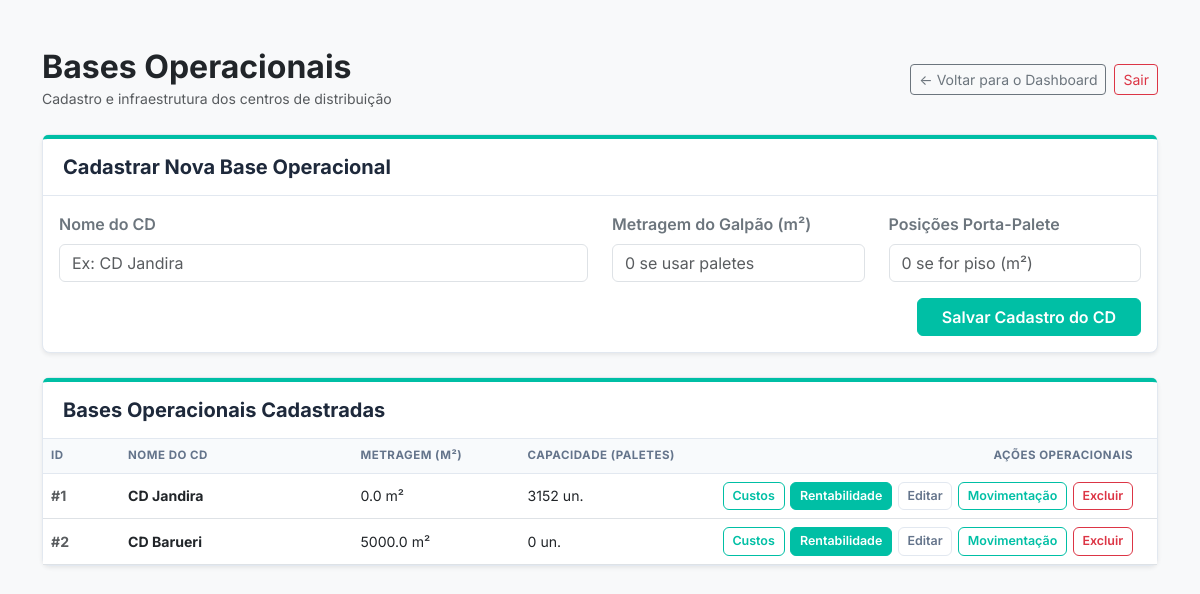
The page /cadastro (signed in) on the database as committed earlier.
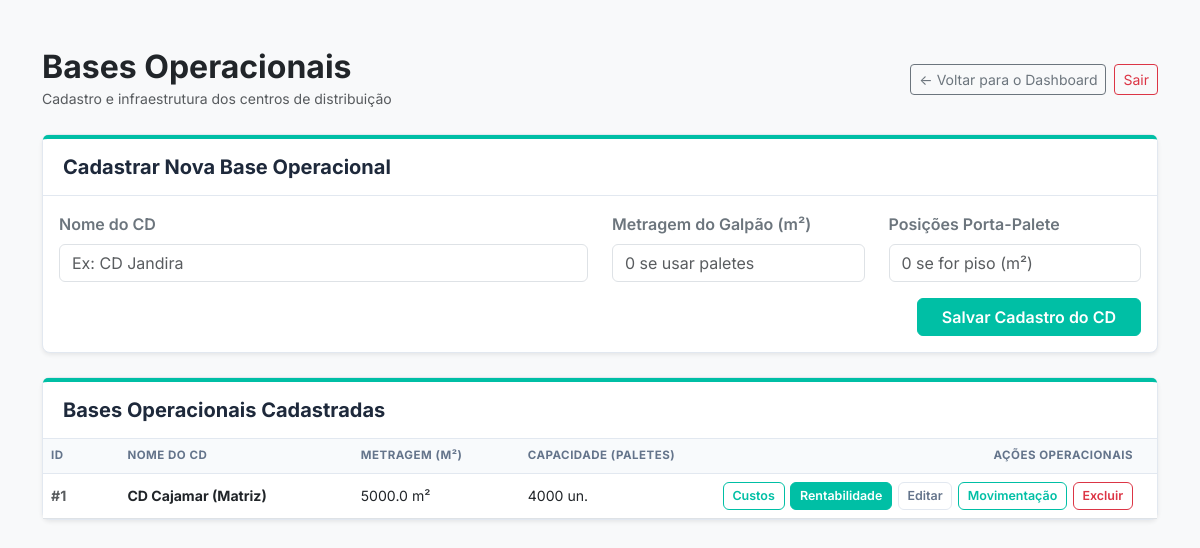
The same page on the database as committed later.
### app.py (models this page shows)
class CentroDistribuicao(db.Model):
    id = db.Column(db.Integer, primary_key=True)
    nome = db.Column(db.String(100), nullable=False)
    metragem = db.Column(db.Float, nullable=False)
    capacidade_paletes = db.Column(db.Integer, nullable=False)

### app.py (the view, shortened to what this page needs)
@app.route('/cadastro', methods=['GET', 'POST'])
@login_required
def tela_cadastro():
    lista_cds = CentroDistribuicao.query.all()
    return render_template('cadastro_cd.html', cds=lista_cds)

### auth.py (called while the page is built, shortened)
def inicializar_auth(app, db, login_manager):
    global UsuarioModel
    class Usuario(UserMixin, db.Model):
        __tablename__ = 'usuario'
        id = db.Column(db.Integer, primary_key=True)
        email = db.Column(db.String(120), unique=True, nullable=False)
        nome = db.Column(db.String(100), nullable=False)
        senha_hash = db.Column(db.String(256), nullable=False)
    UsuarioModel = Usuario
    @login_manager.user_loader
    def carregar_usuario(user_id):
        return UsuarioModel.query.get(int(user_id))
    return UsuarioModel

### templates/cadastro_cd.html (shortened to what the changed rows need)
<!DOCTYPE html>
<html lang="pt-br">
  <head>
    <link
      href="https://cdn.jsdelivr.net/npm/bootstrap@5.3.0/dist/css/bootstrap.min.css"
      rel="stylesheet"
    />
    <link
      rel="stylesheet"
      href="{{ url_for('static', filename='css/style.css') }}"
    />
  </head>
  <body class="bg-light">
    <div class="container mt-5 mb-5">
      <div class="d-flex justify-content-between align-items-center mb-4">
        <div>
          <h2 class="fw-bold text-dark mb-0">Bases Operacionais</h2>
        </div>
      </div>
      <div class="card shadow-sm">
        <div class="card-body p-0">
          <div class="table-responsive">
            <table class="table table-hover align-middle mb-0">
              <thead>
                <tr>
                  <th style="width: 8%">ID</th>
                  <th style="width: 25%">Nome do CD</th>
                  <th style="width: 17%">Metragem (m²)</th>
                  <th style="width: 20%">Capacidade (Paletes)</th>
                  <th
                    class="text-end"
                    style="width: 30%; padding-right: 1.5rem"
                  >
                    Ações Operacionais
                  </th>
                </tr>
              </thead>
              <tbody>
                {% for cd in cds %}
                <tr>
                  <td><span class="text-muted fw-bold">#{{ cd.id }}</span></td>
                  <td><strong class="text-dark">{{ cd.nome }}</strong></td>
                  <td>{{ cd.metragem }} m²</td>
                  <td>{{ cd.capacidade_paletes }} un.</td>
                  <td class="text-end" style="padding-right: 1.5rem">
                    <div class="acoes-tabela">
                      <a
                        href="{{ url_for('gerenciar_custos', cd_id=cd.id) }}"
                        class="btn btn-outline-empresa"
                        title="Lançar faturas e despesas"
                        >Custos</a
                      >
                      <a
                        href="{{ url_for('rentabilidade_clientes', cd_id=cd.id) }}"
                        class="btn btn-empresa"
                        title="Ver clientes e faturamento"
                        >Rentabilidade</a
                      >
                      <a
                        href="{{ url_for('editar_cd', cd_id=cd.id) }}"
                        class="btn btn-outline-secundaria"
                        title="Editar medidas da base"
                        >Editar</a
                      >
                      <a
                        href="{{ url_for('movimentacao_operacional', cd_id=cd.id) }}"
                        class="btn btn-outline-empresa"
                        title="Movimentação Física"
                        >Movimentação</a
                      >
                      <form
                        action="{{ url_for('excluir_cd', cd_id=cd.id) }}"
                        method="POST"
                        class="d-inline"
                        onsubmit="return confirm('Deseja realmente excluir este CD?');"
                      >
                        <button
                          type="submit"
                          class="btn btn-outline-danger"
                          title="Excluir base"
                        >
                          Excluir
                        </button>
                      </form>
                    </div>
                  </td>
                </tr>
                {% endfor %}
              </tbody>
            </table>
          </div>
        </div>
      </div>
    </div>
  </body>
</html>

Rows that differ between the two databases and show on the page:
removed CentroDistribuicao: id "2", nome "CD Barueri", metragem "5000.0", capacidade_paletes "0"
changed CentroDistribuicao id 1: nome "CD Jandira" → "CD Cajamar (Matriz)"; metragem "0.0" → "5000.0"; capacidade_paletes "3152" → "4000"
